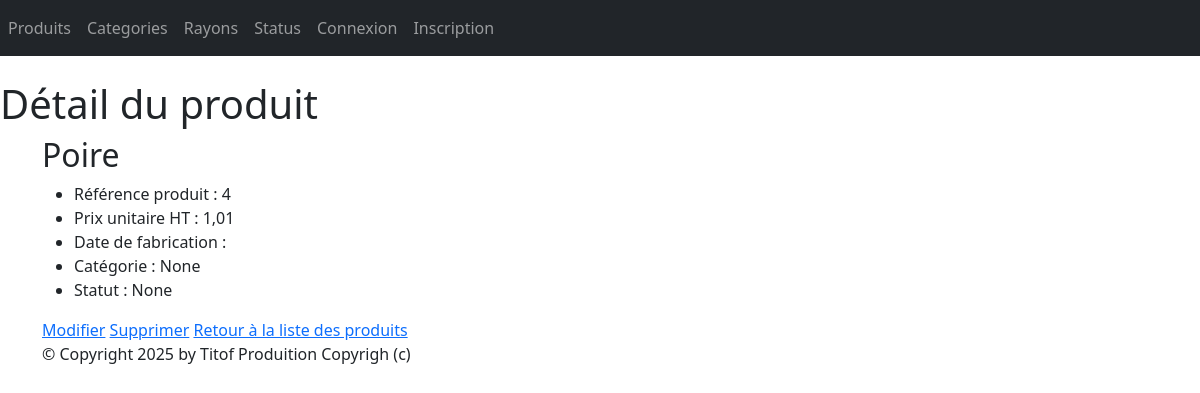
Before: /monApp/produit/4/ with the older database file.
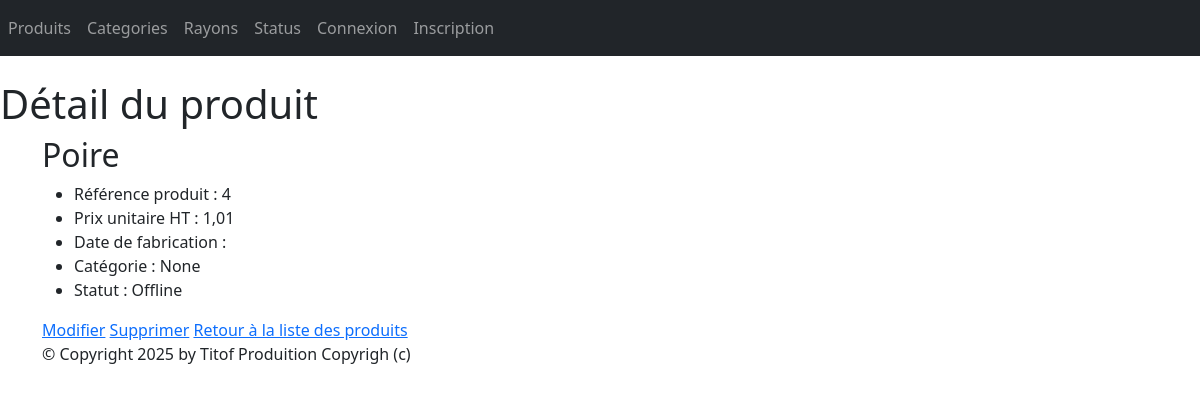
After: the same page with the newer database file.
### monApp/models.py (models this page shows, shortened)
class Produit(models.Model):
    refProd = models.AutoField(primary_key=True)
    intituleProd = models.CharField(max_length=200)
    prixUnitaireProd = models.DecimalField(max_digits=10, decimal_places=2)
    dateFabrication = models.DateField(default=date.today())
    categorie = models.ForeignKey(Categorie, on_delete=models.CASCADE, related_name="produit", null=True, blank=True)
    status = models.ForeignKey(Statut, on_delete=models.CASCADE, related_name="produit", null=True, blank=True)

class Statut(models.Model):
    idStatus = models.AutoField(primary_key=True)
    libelleStatus = models.CharField(max_length=100)
    def __str__(self):
        return self.libelleStatus

### monApp/views.py (the view)
class ProduitDetailView(DetailView):
    model = Produit
    template_name = "monApp/detail_produit.html"
    context_object_name = "prdt"
    def get_context_data(self, **kwargs):
        context = super(ProduitDetailView, self).get_context_data(**kwargs)
        context['titremenu'] = "Détail du produit"
        return context

### monApp/templates/monApp/detail_produit.html
{% extends 'monApp/base.html' %}
{% block menu %}
<h1>{{titremenu}}</h1>
{% endblock %}
{% block contenu %}
<h2>{{ prdt.intituleProd }}</h2>
<ul>
    <li>Référence produit : {{prdt.refProd }} </li>
    <li>Prix unitaire HT : {{ prdt.prixUnitaireProd }} </li>
    <li>Date de fabrication : {{ prdt.dateFabProd }} </li>
    <li>Catégorie : {{ prdt.categorie }} </li>
    <li>Statut : {{ prdt.status }}</li>
</ul>
<a href="{% url 'prdt-chng' prdt.refProd %}">Modifier</a>
<a href="{% url 'prdt-dlt' prdt.refProd %}">Supprimer</a>
<a href="{% url 'liste_produits' %}">Retour à la liste des produits</a>
{% endblock %}

Changed rows visible on the page:
changed Produit "Poire": status "None" → "Offline"
